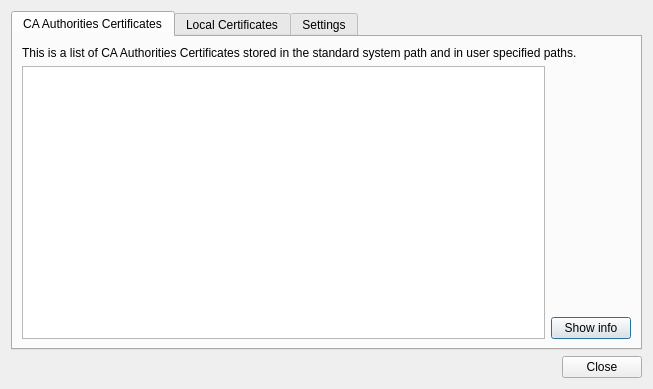
<?xml version="1.0" encoding="UTF-8"?>
<ui version="4.0">
 <class>SSLManager</class>
 <widget class="QDialog" name="SSLManager">
  <property name="geometry">
   <rect>
    <x>0</x>
    <y>0</y>
    <width>653</width>
    <height>389</height>
   </rect>
  </property>
  <property name="windowTitle">
   <string>Certificate Manager</string>
  </property>
  <layout class="QVBoxLayout" name="verticalLayout_2">
   <item>
    <widget class="QTabWidget" name="tabWidget">
     <property name="currentIndex">
      <number>0</number>
     </property>
     <widget class="QWidget" name="tab_2">
      <attribute name="title">
       <string>CA Authorities Certificates</string>
      </attribute>
      <layout class="QGridLayout" name="gridLayout">
       <item row="1" column="0">
        <widget class="QListWidget" name="caList"/>
       </item>
       <item row="1" column="1">
        <layout class="QVBoxLayout" name="verticalLayout_3">
         <item>
          <spacer name="verticalSpacer_2">
           <property name="orientation">
            <enum>Qt::Vertical</enum>
           </property>
           <property name="sizeHint" stdset="0">
            <size>
             <width>20</width>
             <height>40</height>
            </size>
           </property>
          </spacer>
         </item>
         <item>
          <widget class="QPushButton" name="caInfoButton">
           <property name="text">
            <string>Show info</string>
           </property>
          </widget>
         </item>
        </layout>
       </item>
       <item row="0" column="0" colspan="2">
        <widget class="QLabel" name="label">
         <property name="text">
          <string>This is a list of CA Authorities Certificates stored in the standard system path and in user specified paths.</string>
         </property>
         <property name="wordWrap">
          <bool>true</bool>
         </property>
        </widget>
       </item>
      </layout>
     </widget>
     <widget class="QWidget" name="tab">
      <attribute name="title">
       <string>Local Certificates</string>
      </attribute>
      <layout class="QGridLayout" name="gridLayout_2">
       <item row="1" column="0">
        <widget class="QListWidget" name="localList"/>
       </item>
       <item row="1" column="1">
        <layout class="QVBoxLayout" name="verticalLayout">
         <item>
          <widget class="QPushButton" name="addLocalCert">
           <property name="text">
            <string>Import</string>
           </property>
          </widget>
         </item>
         <item>
          <spacer name="verticalSpacer">
           <property name="orientation">
            <enum>Qt::Vertical</enum>
           </property>
           <property name="sizeHint" stdset="0">
            <size>
             <width>20</width>
             <height>40</height>
            </size>
           </property>
          </spacer>
         </item>
         <item>
          <widget class="QPushButton" name="localInfoButton">
           <property name="text">
            <string>Show info</string>
           </property>
          </widget>
         </item>
         <item>
          <widget class="QPushButton" name="deleteButton">
           <property name="text">
            <string>Remove</string>
           </property>
          </widget>
         </item>
        </layout>
       </item>
       <item row="0" column="0" colspan="2">
        <widget class="QLabel" name="label_2">
         <property name="text">
          <string>This is a list of Local Certificates stored in your user profile. It also contains all certificates, that have received an exception.</string>
         </property>
         <property name="wordWrap">
          <bool>true</bool>
         </property>
        </widget>
       </item>
      </layout>
     </widget>
     <widget class="QWidget" name="tab_3">
      <attribute name="title">
       <string>Settings</string>
      </attribute>
      <layout class="QGridLayout" name="gridLayout_3">
       <item row="4" column="0">
        <widget class="QListWidget" name="pathList"/>
       </item>
       <item row="4" column="1">
        <layout class="QVBoxLayout" name="verticalLayout_4">
         <item>
          <spacer name="verticalSpacer_3">
           <property name="orientation">
            <enum>Qt::Vertical</enum>
           </property>
           <property name="sizeHint" stdset="0">
            <size>
             <width>20</width>
             <height>40</height>
            </size>
           </property>
          </spacer>
         </item>
         <item>
          <widget class="QPushButton" name="addPath">
           <property name="text">
            <string>Add</string>
           </property>
          </widget>
         </item>
         <item>
          <widget class="QPushButton" name="deletePath">
           <property name="text">
            <string>Remove</string>
           </property>
          </widget>
         </item>
        </layout>
       </item>
       <item row="0" column="0" colspan="4">
        <widget class="QLabel" name="label_3">
         <property name="text">
          <string>If CA Authorities Certificates were not automatically loaded from the system, you can specify paths manually where the certificates are stored.</string>
         </property>
         <property name="wordWrap">
          <bool>true</bool>
         </property>
        </widget>
       </item>
       <item row="7" column="0" colspan="2">
        <layout class="QGridLayout" name="gridLayout_4">
         <item row="2" column="0" colspan="3">
          <widget class="QCheckBox" name="ignoreAll">
           <property name="text">
            <string>Ignore all SSL Warnings</string>
           </property>
          </widget>
         </item>
         <item row="1" column="0" colspan="3">
          <widget class="QCheckBox" name="disableWeakCiphers">
           <property name="text">
            <string>Disable weak ciphers</string>
           </property>
          </widget>
         </item>
         <item row="4" column="1">
          <widget class="QLabel" name="label_4">
           <property name="text">
            <string>&lt;b&gt;NOTE:&lt;/b&gt; Setting this option is a high security risk!</string>
           </property>
           <property name="wordWrap">
            <bool>false</bool>
           </property>
          </widget>
         </item>
         <item row="4" column="0">
          <spacer name="horizontalSpacer">
           <property name="orientation">
            <enum>Qt::Horizontal</enum>
           </property>
           <property name="sizeType">
            <enum>QSizePolicy::Fixed</enum>
           </property>
           <property name="sizeHint" stdset="0">
            <size>
             <width>30</width>
             <height>20</height>
            </size>
           </property>
          </spacer>
         </item>
         <item row="4" column="2">
          <spacer name="horizontalSpacer_2">
           <property name="orientation">
            <enum>Qt::Horizontal</enum>
           </property>
           <property name="sizeHint" stdset="0">
            <size>
             <width>40</width>
             <height>20</height>
            </size>
           </property>
          </spacer>
         </item>
         <item row="0" column="0" colspan="3">
          <widget class="QCheckBox" name="disableSSLv3">
           <property name="text">
            <string>Disable SSLv3</string>
           </property>
          </widget>
         </item>
        </layout>
       </item>
       <item row="6" column="0" colspan="2">
        <spacer name="verticalSpacer_4">
         <property name="orientation">
          <enum>Qt::Vertical</enum>
         </property>
         <property name="sizeHint" stdset="0">
          <size>
           <width>20</width>
           <height>40</height>
          </size>
         </property>
        </spacer>
       </item>
       <item row="5" column="0" colspan="2">
        <widget class="QLabel" name="label_5">
         <property name="text">
          <string>All certificates must have .crt suffix.
After adding or removing certificate paths, it is neccessary to restart QupZilla in order to take effect the changes.</string>
         </property>
         <property name="wordWrap">
          <bool>true</bool>
         </property>
        </widget>
       </item>
      </layout>
     </widget>
    </widget>
   </item>
   <item>
    <widget class="QDialogButtonBox" name="buttonBox">
     <property name="standardButtons">
      <set>QDialogButtonBox::Close</set>
     </property>
    </widget>
   </item>
  </layout>
 </widget>
 <resources/>
 <connections/>
</ui>
